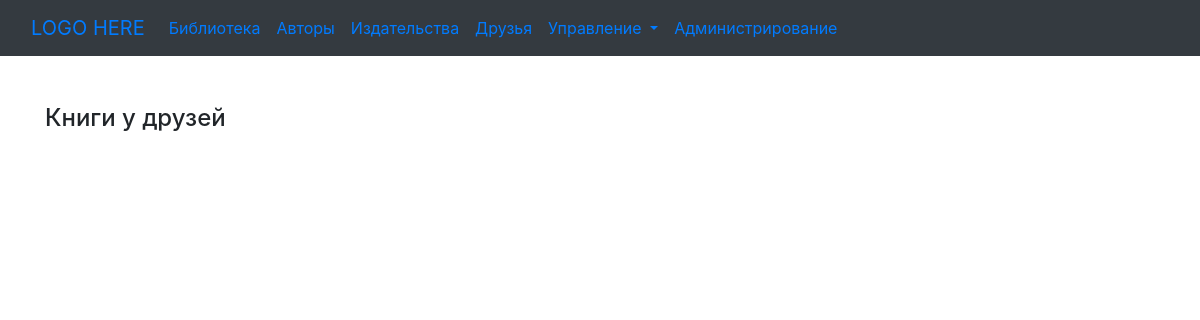
The page /friend_list/ on the database as committed earlier.
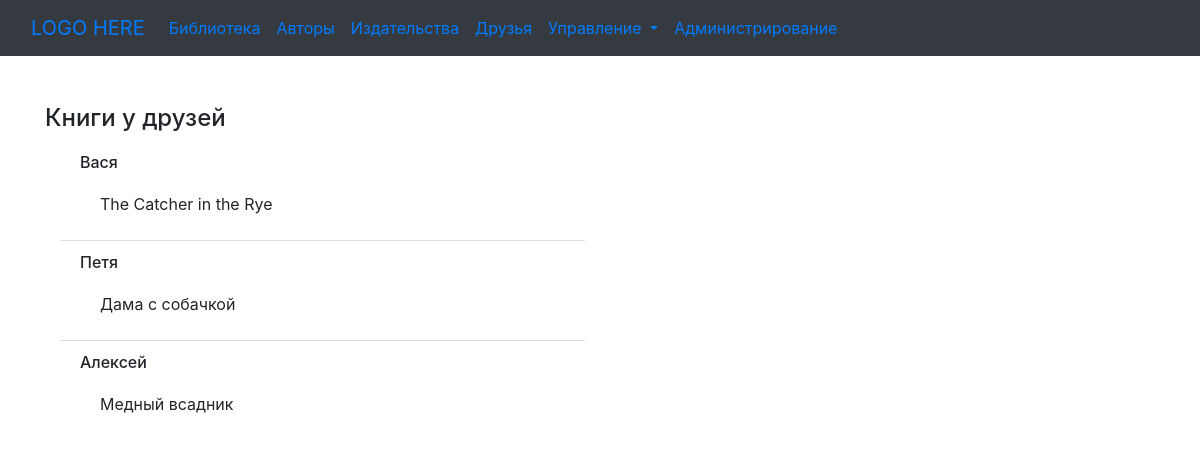
The same page on the database as committed later.
### p_library/models.py (models this page shows)
class Friend(models.Model):
    name = models.CharField(max_length=50, verbose_name="Имя")
    phone_number = models.CharField(max_length=15, verbose_name="Номер телефона")
    e_mail = models.EmailField(max_length=50, verbose_name="Эл.почта")
    book = models.ForeignKey(Book,
                             on_delete=models.DO_NOTHING,
                             null=True,
                             verbose_name="Книга",
                             related_name="book")
    def __str__(self):
        return self.name

class Book(models.Model):
    ISBN = models.CharField(verbose_name="Международный код", max_length=13)
    title = models.TextField(verbose_name="Название")
    description = models.TextField(verbose_name="Описание")
    year_release = models.SmallIntegerField(verbose_name="Год издания")
    copy_count = models.SmallIntegerField(verbose_name="Количество экз.")
    price = models.DecimalField(decimal_places=2, max_digits=10, verbose_name="Цена")
    author = models.ForeignKey(Author,
                               on_delete=models.CASCADE,
                               related_name="book_author",
                               verbose_name="Автор",
                               null=True)
    publisher = models.ForeignKey(Publisher,
                                  on_delete=models.DO_NOTHING,
                                  null=True,
                                  related_name="books",
                                  verbose_name="Издательство")
    avatar = models.ImageField(upload_to='images',
                               blank=True,
                               verbose_name="Загрузите изображение")
    def __str__(self):
        return self.title\
    @property
    def photo_url(self):
        if self.avatar and hasattr(self.avatar, 'url'):
            return self.avatar.url

### p_library/views.py (the view)
# urls.py: path('friend_list/', views.friends, name='friends'),
def friends(request):
    template = loader.get_template('friend_list.html')
    friends = Friend.objects.all()
    p_data = {
        "friends": friends,
    }
    return HttpResponse(template.render(p_data, request))

### p_library/templates/friend_list.html (shortened to what this page needs)
{% extends "base.html" %}
{% block content %}
<h4>Книги у друзей</h4>
    <div class="col-md-6">
        <ul class="list-group list-group-flush">
            {% for friend in friends %}
                <li class="list-group-item"><h6>{{ friend }}</h6>
                    <ul class="list-group">
                        <li class="list-group-item">{{ friend.book }}</li>
                    </ul>
                </li>
            {% endfor %}
        </ul>
    </div>
{% endblock %}

Rows that differ between the two databases and show on the page:
added Friend: name "Вася", book "The Catcher in the Rye"
added Friend: name "Петя", book "Дама с собачкой"
added Friend: name "Алексей", book "Медный всадник"
